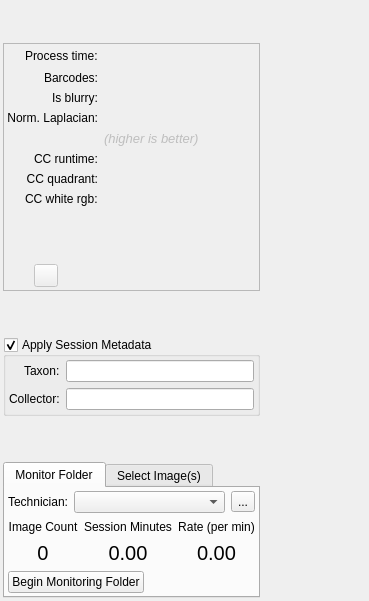
      <widget class="QWidget" name="folderMonitorTab">
       <attribute name="title">
        <string>Process Images</string>
       </attribute>
       <layout class="QGridLayout" name="gridLayout_22">
        <property name="leftMargin">
         <number>3</number>
        </property>
        <property name="topMargin">
         <number>3</number>
        </property>
        <property name="rightMargin">
         <number>3</number>
        </property>
        <property name="bottomMargin">
         <number>3</number>
        </property>
        <item row="0" column="0">
         <layout class="QHBoxLayout" name="horizontalLayout_5" stretch="0,1">
          <item>
           <layout class="QVBoxLayout" name="verticalLayout_4">
            <item>
             <spacer name="verticalSpacer_3">
              <property name="orientation">
               <enum>Qt::Vertical</enum>
              </property>
              <property name="sizeHint" stdset="0">
               <size>
                <width>20</width>
                <height>40</height>
               </size>
              </property>
             </spacer>
            </item>
            <item>
             <widget class="QFrame" name="frame_diagnostics">
              <property name="frameShape">
               <enum>QFrame::StyledPanel</enum>
              </property>
              <property name="frameShadow">
               <enum>QFrame::Raised</enum>
              </property>
              <layout class="QFormLayout" name="formLayout">
               <property name="labelAlignment">
                <set>Qt::AlignRight|Qt::AlignTrailing|Qt::AlignVCenter</set>
               </property>
               <property name="leftMargin">
                <number>3</number>
               </property>
               <property name="topMargin">
                <number>3</number>
               </property>
               <property name="rightMargin">
                <number>3</number>
               </property>
               <property name="bottomMargin">
                <number>3</number>
               </property>
               <item row="0" column="0">
                <widget class="QLabel" name="label_35">
                 <property name="text">
                  <string>Process time:</string>
                 </property>
                </widget>
               </item>
               <item row="0" column="1">
                <widget class="QLabel" name="label_processtime">
                 <property name="font">
                  <font>
                   <pointsize>12</pointsize>
                   <weight>75</weight>
                   <bold>true</bold>
                  </font>
                 </property>
                 <property name="text">
                  <string/>
                 </property>
                </widget>
               </item>
               <item row="1" column="0">
                <widget class="QLabel" name="label_22">
                 <property name="text">
                  <string>Barcodes:</string>
                 </property>
                </widget>
               </item>
               <item row="1" column="1">
                <widget class="QLabel" name="label_barcodes">
                 <property name="text">
                  <string/>
                 </property>
                </widget>
               </item>
               <item row="2" column="0">
                <widget class="QLabel" name="label_18">
                 <property name="text">
                  <string>Is blurry:</string>
                 </property>
                 <property name="alignment">
                  <set>Qt::AlignRight|Qt::AlignTrailing|Qt::AlignVCenter</set>
                 </property>
                </widget>
               </item>
               <item row="2" column="1">
                <widget class="QLabel" name="label_isBlurry">
                 <property name="text">
                  <string/>
                 </property>
                </widget>
               </item>
               <item row="3" column="0">
                <widget class="QLabel" name="label_21">
                 <property name="text">
                  <string>Norm. Laplacian:</string>
                 </property>
                 <property name="alignment">
                  <set>Qt::AlignRight|Qt::AlignTrailing|Qt::AlignVCenter</set>
                 </property>
                </widget>
               </item>
               <item row="3" column="1">
                <widget class="QLabel" name="label_lapnorm">
                 <property name="text">
                  <string/>
                 </property>
                </widget>
               </item>
               <item row="4" column="1">
                <widget class="QLabel" name="label_17">
                 <property name="enabled">
                  <bool>false</bool>
                 </property>
                 <property name="font">
                  <font>
                   <pointsize>10</pointsize>
                   <italic>true</italic>
                  </font>
                 </property>
                 <property name="text">
                  <string>(higher is better)</string>
                 </property>
                 <property name="alignment">
                  <set>Qt::AlignLeading|Qt::AlignLeft|Qt::AlignTop</set>
                 </property>
                </widget>
               </item>
               <item row="5" column="0">
                <widget class="QLabel" name="label_24">
                 <property name="text">
                  <string>CC runtime:</string>
                 </property>
                </widget>
               </item>
               <item row="5" column="1">
                <widget class="QLabel" name="label_runtime">
                 <property name="text">
                  <string/>
                 </property>
                </widget>
               </item>
               <item row="6" column="0">
                <widget class="QLabel" name="label_26">
                 <property name="text">
                  <string>CC quadrant:</string>
                 </property>
                 <property name="alignment">
                  <set>Qt::AlignRight|Qt::AlignTrailing|Qt::AlignVCenter</set>
                 </property>
                </widget>
               </item>
               <item row="6" column="1">
                <widget class="QLabel" name="label_quad">
                 <property name="text">
                  <string/>
                 </property>
                </widget>
               </item>
               <item row="7" column="0">
                <widget class="QLabel" name="label_20">
                 <property name="text">
                  <string>CC white rgb:</string>
                 </property>
                </widget>
               </item>
               <item row="7" column="1">
                <widget class="QLabel" name="label_whitergb">
                 <property name="text">
                  <string/>
                 </property>
                </widget>
               </item>
               <item row="8" column="0">
                <layout class="QGridLayout" name="gridLayout_16">
                 <item row="0" column="0">
                  <spacer name="verticalSpacer_2">
                   <property name="orientation">
                    <enum>Qt::Vertical</enum>
                   </property>
                   <property name="sizeHint" stdset="0">
                    <size>
                     <width>20</width>
                     <height>40</height>
                    </size>
                   </property>
                  </spacer>
                 </item>
                 <item row="1" column="0">
                  <widget class="QToolButton" name="toolButton_delPreviousImage">
                   <property name="enabled">
                    <bool>false</bool>
                   </property>
                   <property name="autoFillBackground">
                    <bool>false</bool>
                   </property>
                   <property name="text">
                    <string/>
                   </property>
                   <property name="icon">
                    <iconset resource="assets/assets.qrc">
                     <normaloff>:/icon/trash-2.svg</normaloff>:/icon/trash-2.svg</iconset>
                   </property>
                  </widget>
                 </item>
                 <item row="1" column="1">
                  <spacer name="horizontalSpacer_7">
                   <property name="orientation">
                    <enum>Qt::Horizontal</enum>
                   </property>
                   <property name="sizeHint" stdset="0">
                    <size>
                     <width>40</width>
                     <height>20</height>
                    </size>
                   </property>
                  </spacer>
                 </item>
                </layout>
               </item>
               <item row="8" column="1">
                <widget class="QLabel" name="label_cc_image">
                 <property name="minimumSize">
                  <size>
                   <width>75</width>
                   <height>75</height>
                  </size>
                 </property>
                 <property name="text">
                  <string/>
                 </property>
                 <property name="alignment">
                  <set>Qt::AlignCenter</set>
                 </property>
                </widget>
               </item>
              </layout>
             </widget>
            </item>
            <item>
             <spacer name="verticalSpacer_4">
              <property name="orientation">
               <enum>Qt::Vertical</enum>
              </property>
              <property name="sizeHint" stdset="0">
               <size>
                <width>20</width>
                <height>40</height>
               </size>
              </property>
             </spacer>
            </item>
            <item>
             <widget class="QGroupBox" name="formGroupBox_sessionMetadata">
              <property name="title">
               <string>Apply Session Metadata</string>
              </property>
              <property name="flat">
               <bool>true</bool>
              </property>
              <property name="checkable">
               <bool>true</bool>
              </property>
              <property name="checked">
               <bool>true</bool>
              </property>
              <layout class="QFormLayout" name="formLayout_metaData">
               <property name="labelAlignment">
                <set>Qt::AlignRight|Qt::AlignTrailing|Qt::AlignVCenter</set>
               </property>
               <property name="leftMargin">
                <number>3</number>
               </property>
               <property name="topMargin">
                <number>3</number>
               </property>
               <property name="rightMargin">
                <number>3</number>
               </property>
               <property name="bottomMargin">
                <number>3</number>
               </property>
               <item row="1" column="0">
                <widget class="QLabel" name="label_16">
                 <property name="text">
                  <string>Taxon:</string>
                 </property>
                </widget>
               </item>
               <item row="1" column="1">
                <widget class="QLineEdit" name="lineEdit_taxonName"/>
               </item>
               <item row="2" column="0">
                <widget class="QLabel" name="label_19">
                 <property name="text">
                  <string>Collector:</string>
                 </property>
                </widget>
               </item>
               <item row="2" column="1">
                <widget class="QLineEdit" name="lineEdit_collectorName"/>
               </item>
              </layout>
             </widget>
            </item>
            <item>
             <spacer name="verticalSpacer_5">
              <property name="orientation">
               <enum>Qt::Vertical</enum>
              </property>
              <property name="sizeHint" stdset="0">
               <size>
                <width>20</width>
                <height>40</height>
               </size>
              </property>
             </spacer>
            </item>
            <item>
             <widget class="QTabWidget" name="gridTabWidget_sessionMonitor">
              <property name="autoFillBackground">
               <bool>false</bool>
              </property>
              <property name="tabPosition">
               <enum>QTabWidget::North</enum>
              </property>
              <property name="tabShape">
               <enum>QTabWidget::Rounded</enum>
              </property>
              <property name="currentIndex">
               <number>0</number>
              </property>
              <property name="elideMode">
               <enum>Qt::ElideNone</enum>
              </property>
              <property name="documentMode">
               <bool>false</bool>
              </property>
              <widget class="QWidget" name="gridTabWidget_sessionSelect">
               <attribute name="title">
                <string>Monitor Folder</string>
               </attribute>
               <layout class="QGridLayout" name="gridLayout_23">
                <property name="leftMargin">
                 <number>3</number>
                </property>
                <property name="topMargin">
                 <number>3</number>
                </property>
                <property name="rightMargin">
                 <number>3</number>
                </property>
                <property name="bottomMargin">
                 <number>3</number>
                </property>
                <item row="0" column="0" colspan="2">
                 <layout class="QHBoxLayout" name="horizontalLayout_6" stretch="0,2,0">
                  <property name="spacing">
                   <number>6</number>
                  </property>
                  <item>
                   <widget class="QLabel" name="label_14">
                    <property name="text">
                     <string>Technician:</string>
                    </property>
                   </widget>
                  </item>
                  <item>
                   <widget class="QComboBox" name="comboBox_technician"/>
                  </item>
                  <item>
                   <widget class="QToolButton" name="toolButton_editTechnicians">
                    <property name="text">
                     <string>...</string>
                    </property>
                    <property name="icon">
                     <iconset resource="assets/assets.qrc">
                      <normaloff>:/icon/edit.svg</normaloff>:/icon/edit.svg</iconset>
                    </property>
                    <property name="popupMode">
                     <enum>QToolButton::InstantPopup</enum>
                    </property>
                    <property name="autoRaise">
                     <bool>false</bool>
                    </property>
                   </widget>
                  </item>
                 </layout>
                </item>
                <item row="2" column="1">
                 <widget class="QLabel" name="label_speedAnimal">
                  <property name="text">
                   <string/>
                  </property>
                  <property name="scaledContents">
                   <bool>false</bool>
                  </property>
                  <property name="alignment">
                   <set>Qt::AlignCenter</set>
                  </property>
                 </widget>
                </item>
                <item row="1" column="0" colspan="2">
                 <layout class="QGridLayout" name="gridLayout_20" columnstretch="1,1,1,0">
                  <item row="1" column="3">
                   <widget class="QLabel" name="label_rate">
                    <property name="font">
                     <font>
                      <pointsize>15</pointsize>
                     </font>
                    </property>
                    <property name="text">
                     <string>0.00</string>
                    </property>
                    <property name="scaledContents">
                     <bool>true</bool>
                    </property>
                    <property name="alignment">
                     <set>Qt::AlignCenter</set>
                    </property>
                    <property name="textInteractionFlags">
                     <set>Qt::LinksAccessibleByMouse|Qt::TextSelectableByMouse</set>
                    </property>
                   </widget>
                  </item>
                  <item row="0" column="1">
                   <widget class="QLabel" name="label_31">
                    <property name="text">
                     <string>Image Count</string>
                    </property>
                    <property name="alignment">
                     <set>Qt::AlignCenter</set>
                    </property>
                   </widget>
                  </item>
                  <item row="1" column="1">
                   <widget class="QLabel" name="label_imgCount">
                    <property name="font">
                     <font>
                      <pointsize>15</pointsize>
                     </font>
                    </property>
                    <property name="text">
                     <string>0</string>
                    </property>
                    <property name="scaledContents">
                     <bool>true</bool>
                    </property>
                    <property name="alignment">
                     <set>Qt::AlignCenter</set>
                    </property>
                    <property name="textInteractionFlags">
                     <set>Qt::LinksAccessibleByMouse|Qt::TextSelectableByMouse</set>
                    </property>
                   </widget>
                  </item>
                  <item row="0" column="3">
                   <widget class="QLabel" name="label_32">
                    <property name="text">
                     <string>Rate (per min)</string>
                    </property>
                    <property name="alignment">
                     <set>Qt::AlignCenter</set>
                    </property>
                   </widget>
                  </item>
                  <item row="0" column="2">
                   <widget class="QLabel" name="label_29">
                    <property name="text">
                     <string>Session Minutes</string>
                    </property>
                    <property name="alignment">
                     <set>Qt::AlignCenter</set>
                    </property>
                   </widget>
                  </item>
                  <item row="1" column="2">
                   <widget class="QLabel" name="label_runTime">
                    <property name="font">
                     <font>
                      <pointsize>15</pointsize>
                     </font>
                    </property>
                    <property name="text">
                     <string>0.00</string>
                    </property>
                    <property name="scaledContents">
                     <bool>true</bool>
                    </property>
                    <property name="alignment">
                     <set>Qt::AlignCenter</set>
                    </property>
                    <property name="textInteractionFlags">
                     <set>Qt::LinksAccessibleByMouse|Qt::TextSelectableByMouse</set>
                    </property>
                   </widget>
                  </item>
                 </layout>
                </item>
                <item row="2" column="0">
                 <widget class="QPushButton" name="pushButton_toggleMonitoring">
                  <property name="text">
                   <string>Begin Monitoring Folder</string>
                  </property>
                 </widget>
                </item>
               </layout>
              </widget>
              <widget class="QWidget" name="tab">
               <attribute name="title">
                <string>Select Image(s)</string>
               </attribute>
               <layout class="QGridLayout" name="gridLayout_21">
                <property name="leftMargin">
                 <number>3</number>
                </property>
                <property name="topMargin">
                 <number>3</number>
                </property>
                <property name="rightMargin">
                 <number>3</number>
                </property>
                <property name="bottomMargin">
                 <number>3</number>
                </property>
                <item row="0" column="1">
                 <spacer name="verticalSpacer">
                  <property name="orientation">
                   <enum>Qt::Vertical</enum>
                  </property>
                  <property name="sizeHint" stdset="0">
                   <size>
                    <width>20</width>
                    <height>40</height>
                   </size>
                  </property>
                 </spacer>
                </item>
                <item row="1" column="1">
                 <widget class="QPushButton" name="pushButton_processMulti">
                  <property name="text">
                   <string>Process Entire Directory</string>
                  </property>
                 </widget>
                </item>
                <item row="2" column="1">
                 <widget class="QPushButton" name="pushButton_processSingle">
                  <property name="text">
                   <string>Process Select Image(s)</string>
                  </property>
                 </widget>
                </item>
                <item row="1" column="0">
                 <spacer name="horizontalSpacer_13">
                  <property name="orientation">
                   <enum>Qt::Horizontal</enum>
                  </property>
                  <property name="sizeHint" stdset="0">
                   <size>
                    <width>40</width>
                    <height>20</height>
                   </size>
                  </property>
                 </spacer>
                </item>
               </layout>
              </widget>
             </widget>
            </item>
           </layout>
          </item>
          <item>
           <widget class="QLabel" name="label_imPreview">
            <property name="minimumSize">
             <size>
              <width>100</width>
              <height>1</height>
             </size>
            </property>
            <property name="font">
             <font>
              <pointsize>28</pointsize>
              <weight>50</weight>
              <italic>true</italic>
              <bold>false</bold>
             </font>
            </property>
            <property name="text">
             <string/>
            </property>
            <property name="scaledContents">
             <bool>false</bool>
            </property>
            <property name="alignment">
             <set>Qt::AlignCenter</set>
            </property>
            <property name="textInteractionFlags">
             <set>Qt::NoTextInteraction</set>
            </property>
           </widget>
          </item>
         </layout>
        </item>
       </layout>
      </widget>
